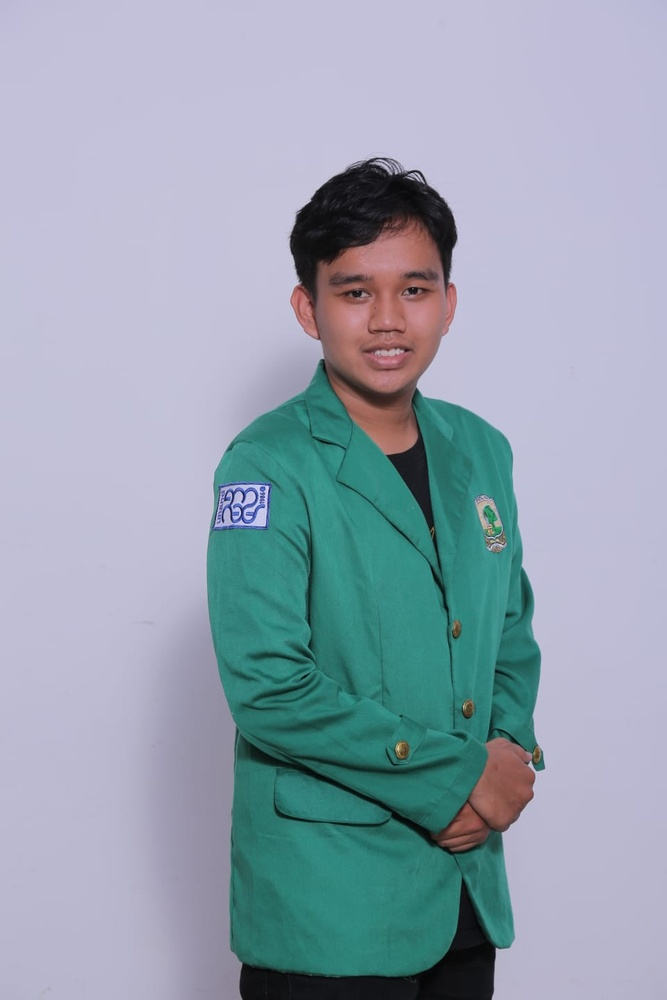
#> input picture src/Kevin.jpg, 667 x 1000 px, shrunk from 960 x 1440 before the run, found by its file name
$ python RemoveBg_1.py
#> lines starting #> are read from the running program, lines starting #| are printed output that depends on the picture; after the words box and inside, x2 and y2 are one past the last pixel; in counts of white or black regions, pixels touching at a corner belong together
import cv2
import numpy as np

# Read image
img = cv2.imread('./src/Kevin.jpg', 0)
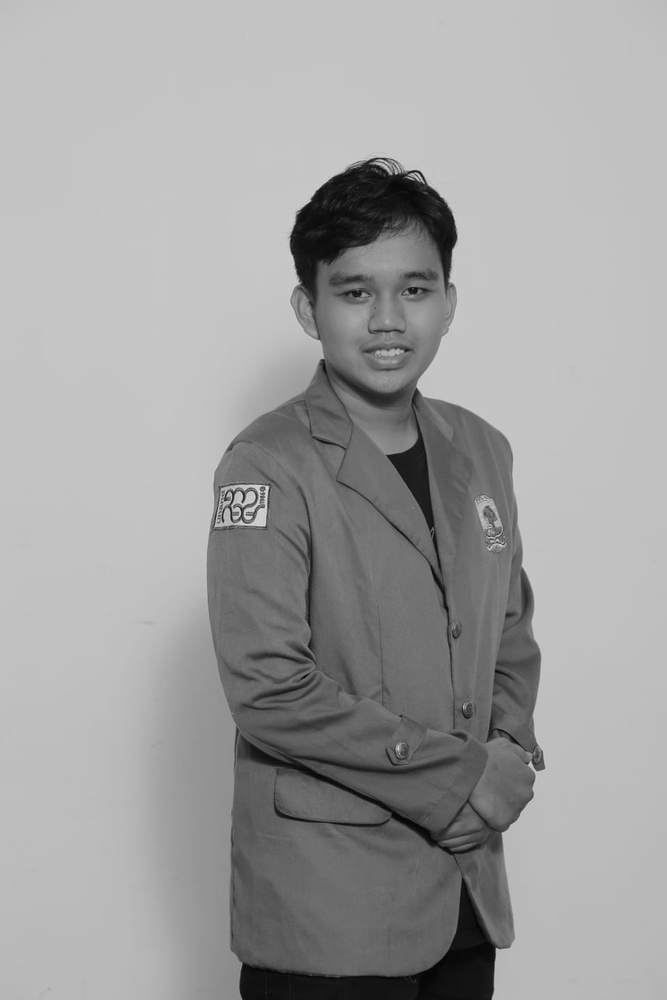
#> img: shape (1000, 667); min 2, max 228, mean 160

# Calculate Otsu's threshold value
otsu_thresh, img_threshold = cv2.threshold(img, 0, 255, cv2.THRESH_BINARY_INV + cv2.THRESH_OTSU)
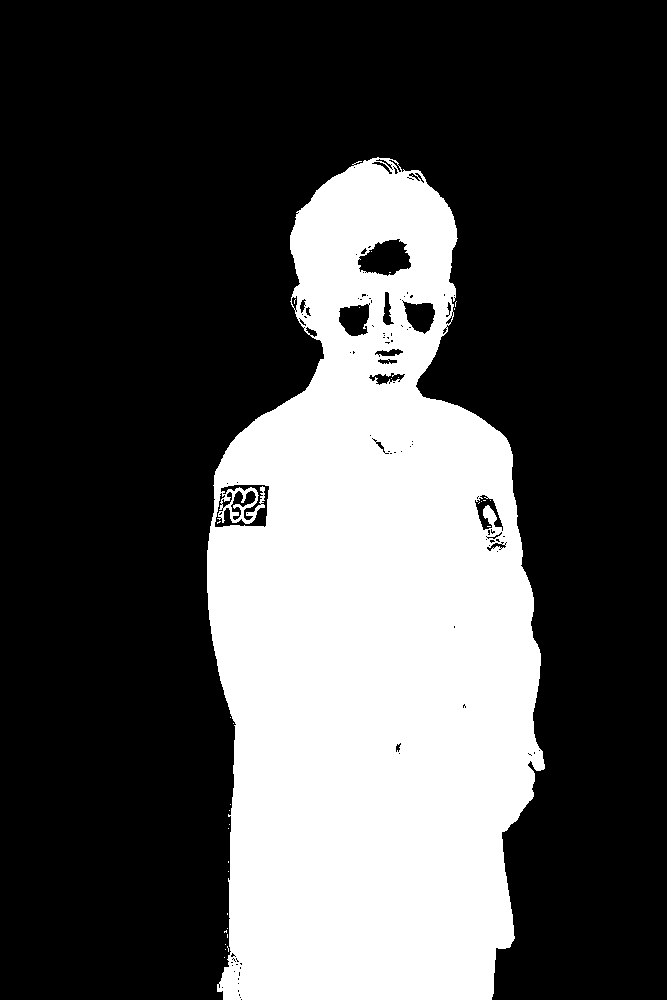
#> img_threshold: shape (1000, 667); 30.4% white; 31 white regions (30 under 20 px), largest, box (x1, y1, x2, y2) and area: (207, 157, 545, 1000) 202545
#> otsu_thresh = 140

# Display original and inverted thresholded images
cv2.imshow('Original Image', img)
cv2.imshow('Inverted Thresholded Image', img_threshold)
cv2.waitKey(0)
cv2.destroyAllWindows()
